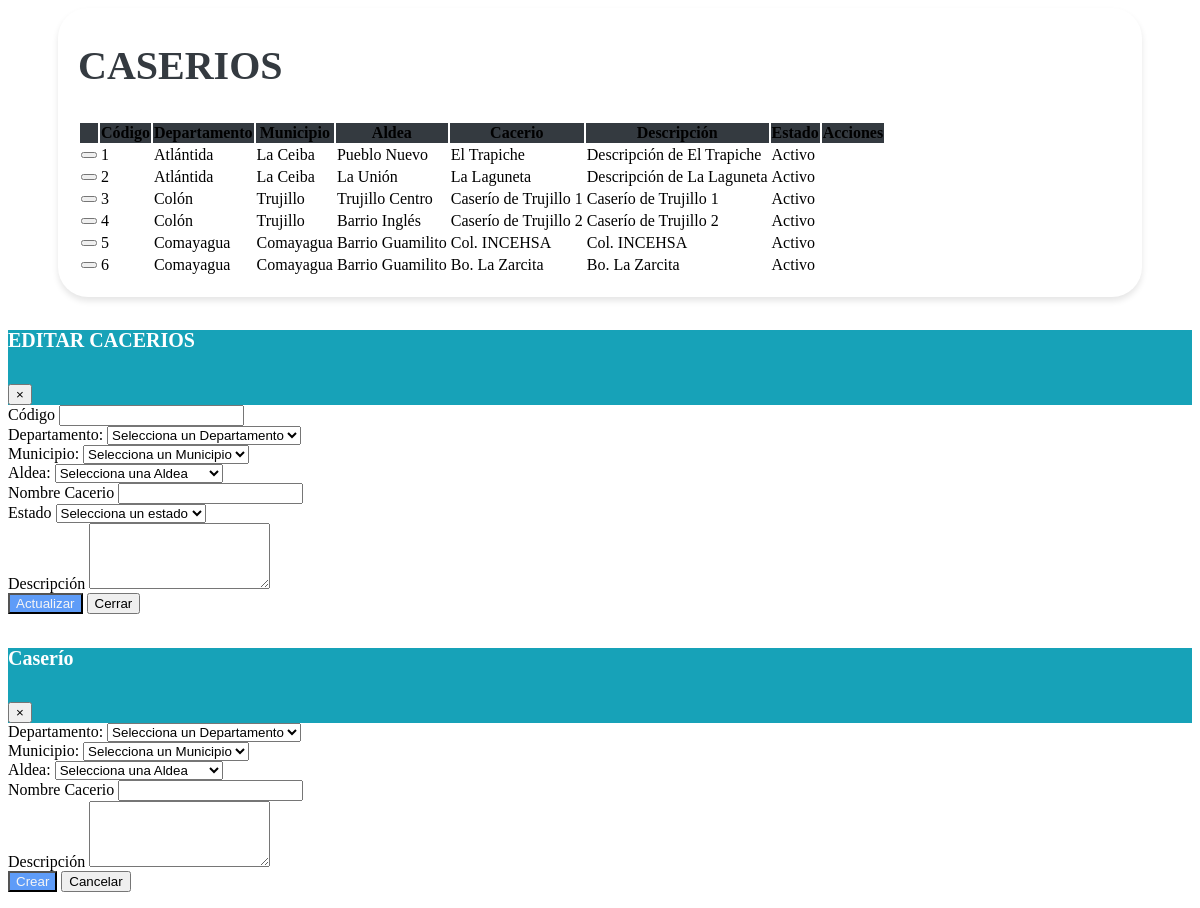
/vistas/Mantenimiento_Cacerio.php, run on an earlier commit of the app's database.
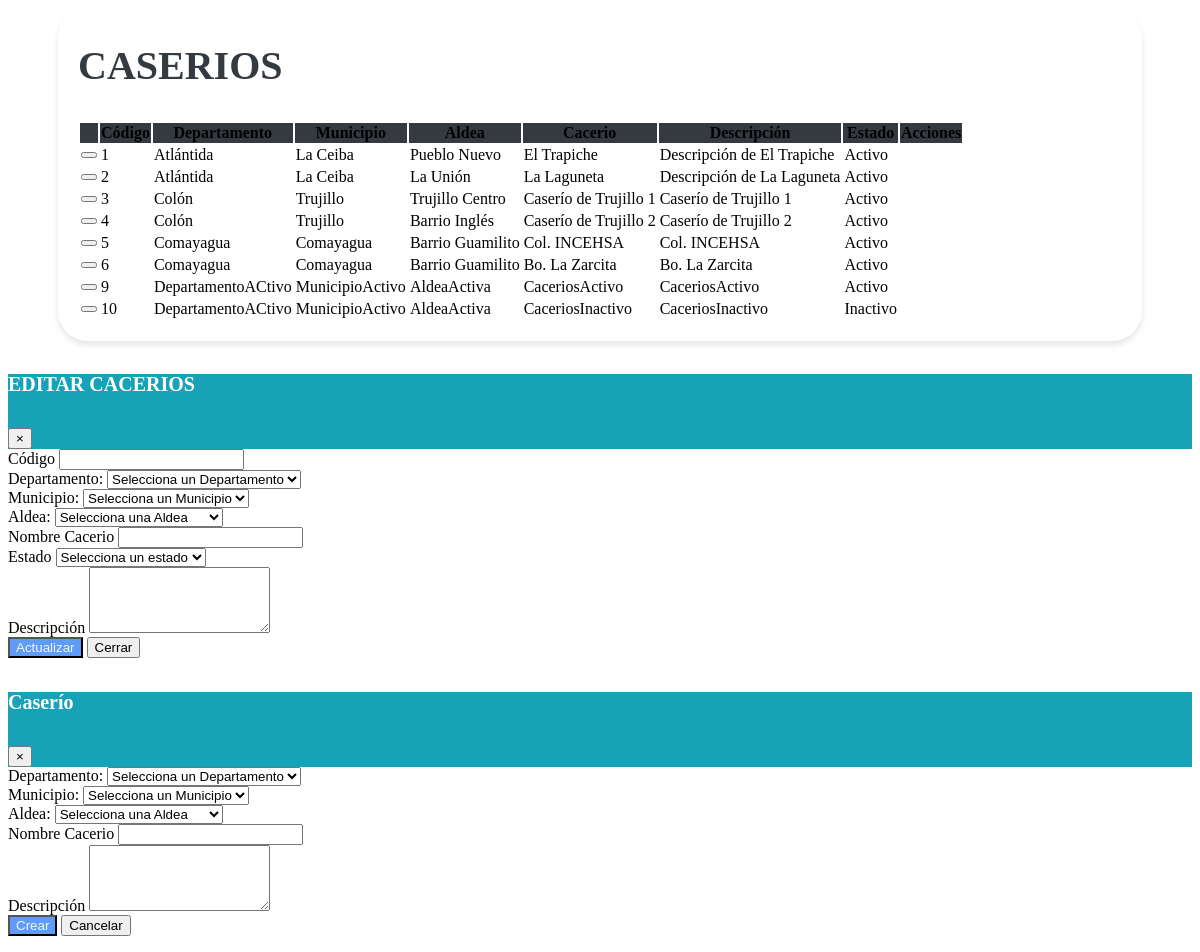
And on a later commit of the database.
### tables this page shows
CREATE TABLE `tbl_cacerios` (
  `Id_Cacerio` bigint(20) NOT NULL,
  `Id_Aldea` bigint(20) NOT NULL,
  `Id_Municipio` bigint(20) NOT NULL,
  `Id_Departamento` bigint(20) NOT NULL,
  `Nombre_Cacerio` varchar(100) DEFAULT NULL,
  `Descripcion` varchar(255) DEFAULT NULL,
  `Estado` enum('A','I') DEFAULT NULL,
  `Creado_Por` varchar(25) NOT NULL,
  `Fecha_Creacion` timestamp NOT NULL DEFAULT current_timestamp() ON UPDATE current_timestamp(),
  `Modificado_Por` varchar(25) DEFAULT NULL,
  `Fecha_Modificacion` timestamp NOT NULL DEFAULT current_timestamp()
);

CREATE TABLE `tbl_departamentos` (
  `Id_Departamento` bigint(20) NOT NULL,
  `Nombre_Departamento` varchar(100) DEFAULT NULL,
  `Descripcion` varchar(255) DEFAULT NULL,
  `Creado_Por` varchar(25) NOT NULL,
  `Fecha_Creacion` timestamp NOT NULL DEFAULT current_timestamp(),
  `Modificado_Por` varchar(25) DEFAULT NULL,
  `Fecha_Modificacion` timestamp NOT NULL DEFAULT current_timestamp() ON UPDATE current_timestamp(),
  `Estado` enum('A','I') DEFAULT NULL
);

CREATE TABLE `tbl_municipios` (
  `Id_Municipio` bigint(20) NOT NULL,
  `Id_Departamento` bigint(20) NOT NULL,
  `Nombre_Municipio` varchar(100) DEFAULT NULL,
  `Descripcion` varchar(255) DEFAULT NULL,
  `Creado_Por` varchar(25) NOT NULL,
  `Fecha_Creacion` timestamp NOT NULL DEFAULT current_timestamp(),
  `Modificado_Por` varchar(25) DEFAULT NULL,
  `Fecha_Modificacion` timestamp NOT NULL DEFAULT current_timestamp() ON UPDATE current_timestamp(),
  `Estado` enum('A','I') DEFAULT 'A'
);

CREATE TABLE `tbl_aldeas` (
  `Id_Aldea` bigint(20) NOT NULL,
  `Id_Departamento` bigint(20) NOT NULL,
  `Id_Municipio` bigint(20) NOT NULL,
  `Nombre_Aldea` varchar(100) DEFAULT NULL,
  `Descripcion` varchar(255) DEFAULT NULL,
  `Estado` enum('A','I') DEFAULT NULL,
  `Creado_Por` varchar(50) NOT NULL,
  `Fecha_Creacion` timestamp NOT NULL DEFAULT current_timestamp(),
  `Modificado_Por` varchar(50) DEFAULT NULL,
  `Fecha_Modificacion` timestamp NOT NULL DEFAULT current_timestamp()
);

### vistas/Mantenimiento_Cacerio.php (the view, shortened to what this page needs)
<link href="https://cdn.jsdelivr.net/npm/bootstrap-icons@1.10.0/font/bootstrap-icons.css" rel="stylesheet">
<link rel="stylesheet" href="assets/css/estilos.css">
<link rel="stylesheet" href="https://cdn.datatables.net/1.10.20/css/dataTables.bootstrap4.min.css">
<div class="containertable">
    <div class="d-flex justify-content-between align-items-end mb-4">
        <div>
            <h1 class="poppins-font mb-2">CASERIOS</h1>
            <br>
        </div>
    </div>
    <div class="table-responsive">
        <table id="tablax" class="table table-hover">
            <thead class="table-dark text-center" style="background-color: #343A40;">
                <tr>
                    <th scope="col"></th>
                    <th scope="col">Código</th>
                    <th scope="col">Departamento</th>
                    <th scope="col">Municipio</th>
                    <th scope="col">Aldea</th>
                    <th scope="col">Cacerio</th>
                    <th scope="col">Descripción</th>
                    <th scope="col">Estado</th>
                    <th scope="col">Acciones</th>
                </tr>
            </thead>
            <tbody class="text-center">
                <?php
                include "../php/conexion_be.php";
                $sql = $conexion->query("SELECT C.*, D.Nombre_Departamento, M.Nombre_Municipio, A.Nombre_Aldea
                FROM tbl_cacerios C
                INNER JOIN tbl_aldeas A ON C.Id_Aldea = A.Id_Aldea
                INNER JOIN tbl_municipios M ON C.Id_Municipio = M.Id_Municipio
                INNER JOIN tbl_departamentos D ON C.Id_Departamento = D.Id_Departamento;
                ");
                while ($datos = $sql->fetch_object()) { ?>
                    <tr>
                    <td><button class="btn btn-primary"onclick="toggleColumns(this)"><i class="fas fa-eye" style="color:white"></i></button></td>
                        <td><?= $datos->Id_Cacerio ?></td>
                        <td><?= $datos->Nombre_Departamento ?></td>
                        <td><?= $datos->Nombre_Municipio ?></td>
                        <td><?= $datos->Nombre_Aldea ?></td>
                        <td><?= $datos->Nombre_Cacerio ?></td>
                        <td><?= $datos->Descripcion ?></td>
                        <td><?php
                            if ($datos->Estado == "A") {
                                echo '<span class="badge bg-success">Activo</span>';
                            } else {
                                echo '<span class="badge bg-danger">Inactivo</span>';
                            }
                            ?></td>
                        <td>
                        </td>
                    </tr>
                <?php }
                ?>
            </tbody>
        </table>
    </div>
</div>
<div class="modal fade" id="modalEditar" tabindex="-1" role="dialog" aria-labelledby="exampleModalLabel" aria-hidden="true">
    <div class="modal-dialog" role="document">
        <div class="modal-content">
            <div class="modal-header" style="background-color: #17A2B8;">
                <h5 class="poppins-modal mb-2" id="exampleModalLabel">EDITAR CACERIOS</h5>
                <button type="button" class="close" data-dismiss="modal" aria-label="Cerrar">
                    <span aria-hidden="true">&times;</span>
                </button>
            </div>
            <div class="modal-body">
                <form id="formularioEditar" method="POST" action="#">
                    <div class="row">
                        <div class="col-6">
                            <div class="form-group">
                                <label for="Id_Cacerio">Código</label>
                                <input type="text" class="form-control" id="Id_Cacerio" name="Id_Cacerio" readonly>
                            </div>
                        </div>
                        <div class="col-6">
                            <div class="form-group">
                                <label for="Id_Departamento">Departamento:</label>
                                <select class="form-control" id="Id_Departamento" name="Id_Departamento" required>
                                    <option value="" disabled selected>Selecciona un Departamento</option>
                                </select>
                            </div>
                        </div>
                        <div class="col-6">
                            <div class="form-group">
                            <label for="Id_Municipio">Municipio:</label>
                                <select class="form-control" id="Id_Municipio" name="Id_Municipio" required>
                                    <option value="" disabled selected>Selecciona un Municipio</option>
                                </select>
                            </div>
                        </div>
                        <div class="col-6">
                            <div class="form-group">
                            <label for="Id_Aldea">Aldea:</label>
                                <select class="form-control" id="Id_Aldea" name="Id_Aldea" required>
                                    <option value="" disabled selected>Selecciona una Aldea</option>
                                </select>
                            </div>
                        </div>
                        <div class="col-6">
                            <div class="form-group">
                            <label for="Nombre_Cacerio" class="form-label">Nombre Cacerio</label>
                            <input type="text" class="form-control" id="Nombre_Cacerio" name="Nombre_Cacerio">
                            </div>
                        </div>
                        <div class="form-group col-md-6">
                            <label for="Estado">Estado</label>
                            <select class="form-control" id="Estado" name="Estado" required>
                                <option value="" disabled selected>Selecciona un estado</option>
                            </select>
                        </div>
                    </div>
                    <div class="row">
                        <div class="col">
                            <div class="form-group">
                                <label for="Descripcion">Descripción</label>
                                <textarea class="form-control" id="Descripcion" name="Descripcion" rows="4" required></textarea>
                            </div>
                        </div>
                    </div>
                    <div class="modal-footer">
                        <button type="submit" class="btn btn-actualizar">Actualizar</button>
                        <button type="button" class="btn btn-secondary" data-dismiss="modal"></i>Cerrar</button>
                    </div>
                </form>
            </div>
        </div>
    </div>
</div>
<div class="modal fade" id="modalForm" tabindex="-1" role="dialog" aria-labelledby="exampleModalLabel" aria-hidden="true">
    <div class="modal-dialog">
        <div class="modal-content" role="document">
            <div class="modal-header" style="background-color: #17A2B8;">
                <h5 class="poppins-modal mb-2" id="exampleModalLabel">Caserío</h5>
                <button type="button" class="close" data-dismiss="modal" aria-label="Cerrar">
                    <span aria-hidden="true">&times;</span>
                </button>
            </div>
            <div class="modal-body">
                <form action="modelos/agregar_cacerio.php" method="POST">
                    <div class="row">
                        <div class="col-6">
                            <div class="form-group">
                                <label for="Id_Departamento">Departamento:</label>
                                <select class="form-control" id="Id_Departamento" name="Id_Departamento" required>
                                    <option value="" disabled selected>Selecciona un Departamento</option>
                                </select>
                            </div>
                        </div>
                        <div class="col-6">
                            <div class="form-group">
                                <label for="Id_Municipio">Municipio:</label>
                                <select class="form-control" id="Id_Municipio" name="Id_Municipio" required>
                                    <option value="" disabled selected>Selecciona un Municipio</option>
                                </select>
                            </div>
                        </div>
                        <div class="col-6">
                            <div class="form-group">
                                <label for="Id_Aldea">Aldea:</label>
                                <select class="form-control" id="Id_Aldea" name="Id_Aldea" required>
                                    <option value="" disabled selected>Selecciona una Aldea</option>
                                </select>
                            </div>
                        </div>
                        <div class="col-6">
                            <label for="Nombre_Cacerio" class="form-label">Nombre Cacerio</label>
                            <input type="text" class="form-control" id="Nombre_Cacerio" name="Nombre_Cacerio">
                        </div>
                    </div>
                    <div class="form-group">
                        <label for="Descripcion" class="form-label">Descripción</label>
                        <textarea class="form-control" id="Descripcion" name="Descripcion" rows="4" oninput="validateInput(this)"></textarea>
                    </div>
                    <div class="modal-footer">
                        <button type="submit" class="btn btn-actualizar">Crear</button>
                        <button type="button" class="btn btn-secondary" data-bs-dismiss="modal">Cancelar</button>
                    </div>
                </form>
            </div>
        </div>
    </div>
</div>

### assets/css/estilos.css (style rules this page uses)
.poppins-font { color: var(--heading, #343A40); font-size: 40px; font-style: normal; font-weight: 600; line-height: 21px; }
.poppins-modal { color: var(--heading, #ffffff); font-size: 20px; font-style: normal; font-weight: 600; line-height: 21px; }
.btn-actualizar { background-color: #5e9cf8; color: whitesmoke; }
.containertable { background-color: #fff; padding: 20px; border-radius: 30px; margin-bottom: 20px; margin-left: 50px; margin-right: 50px; box-shadow: 0 4px 6px rgba(0, 0, 0, 0.1); }

What changed in the data, as far as the page shows it:
added tbl_cacerios: Id_Cacerio "9", Id_Departamento.Nombre_Departamento "DepartamentoACtivo", Id_Municipio.Nombre_Municipio "MunicipioActivo", Id_Aldea.Nombre_Aldea "AldeaActiva", Nombre_Cacerio "CaceriosActivo", Descripcion "CaceriosActivo", Estado "Activo"
added tbl_cacerios: Id_Cacerio "10", Id_Departamento.Nombre_Departamento "DepartamentoACtivo", Id_Municipio.Nombre_Municipio "MunicipioActivo", Id_Aldea.Nombre_Aldea "AldeaActiva", Nombre_Cacerio "CaceriosInactivo", Descripcion "CaceriosInactivo", Estado "Inactivo"
